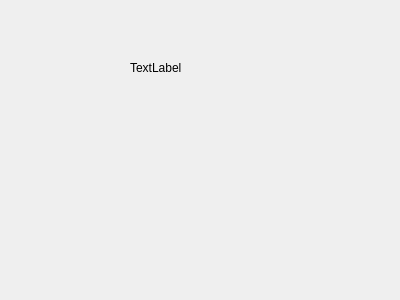
<?xml version="1.0" encoding="UTF-8"?>
<ui version="4.0">
 <class>Dialog</class>
 <widget class="QDialog" name="Dialog">
  <property name="geometry">
   <rect>
    <x>0</x>
    <y>0</y>
    <width>400</width>
    <height>300</height>
   </rect>
  </property>
  <property name="windowTitle">
   <string>Dialog</string>
  </property>
  <widget class="QLabel" name="label">
   <property name="geometry">
    <rect>
     <x>130</x>
     <y>60</y>
     <width>58</width>
     <height>16</height>
    </rect>
   </property>
   <property name="text">
    <string>TextLabel</string>
   </property>
  </widget>
 </widget>
 <resources/>
 <connections/>
</ui>
